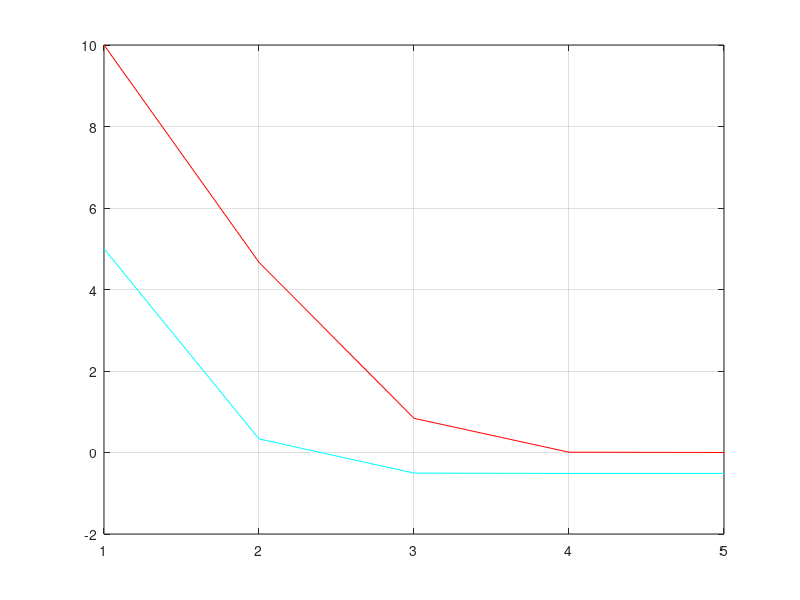

This chart was generated by the following MATLAB code:
init_value=5;
i=1;
e(i)=10;

while(e(i)>0.001)
    
    if(i==1)
        x(i)=init_value;
    end
    
    g(i)=((5)/(x(i)^2-10));
i=i+1;
x(i)=g(i-1)
e(i)=abs(x(i-1)-x(i))
if(e(i)>50)
    break;
end
end

tamanio=size(e);
ite=1:1:tamanio(2);

plot(ite,e,'color',[1 0 0]);
grid on
hold on

plot(ite,x,'color',[0 1 1]);
